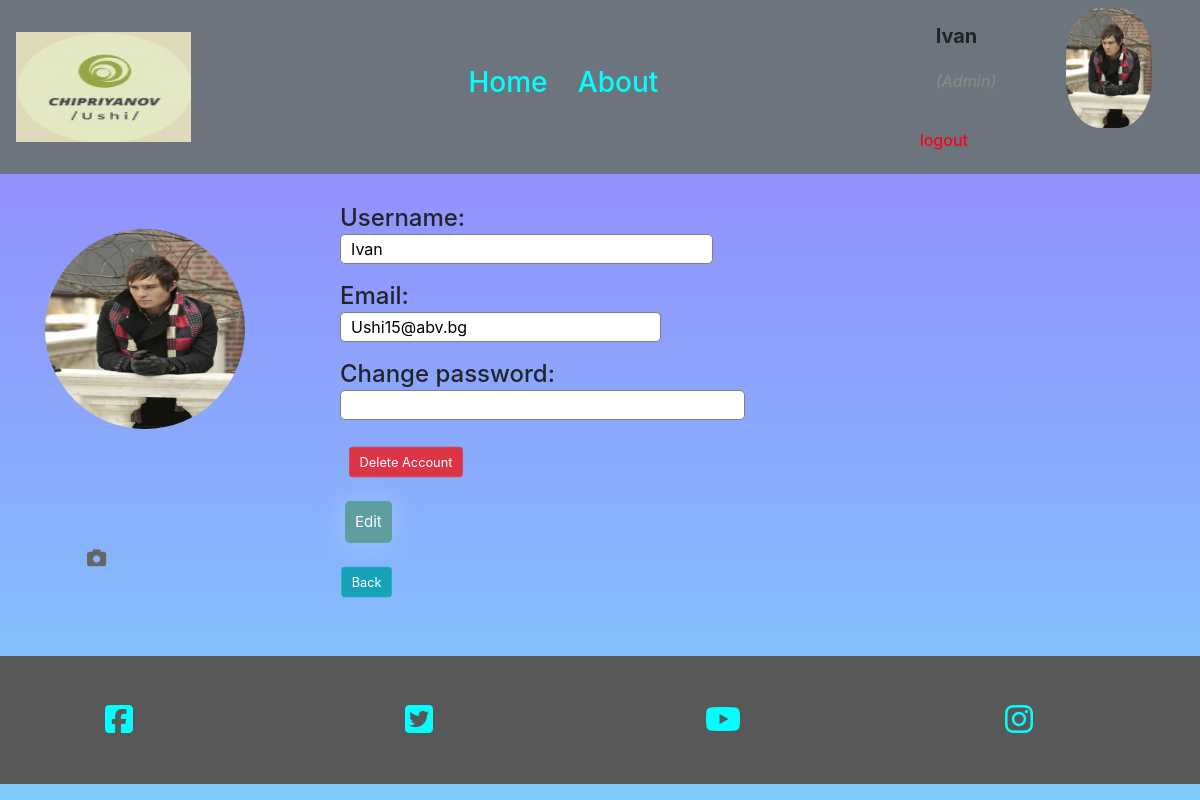
The app's page /profile.php (signed in) with its own data.
### tables this page shows
CREATE TABLE `users` (
  `id` int(10) NOT NULL,
  `username` varchar(100) NOT NULL,
  `email` varchar(100) NOT NULL,
  `user_type` varchar(100) NOT NULL,
  `password` varchar(100) NOT NULL,
  `status` varchar(15) NOT NULL DEFAULT 'No active',
  `profilePic` varchar(255) NOT NULL
);

### profile.php (the view, shortened to what this page needs)
<?php
include 'functions.php';
include 'header.php';
include 'head.php';
?>
<form method="post" enctype="multipart/form-data">
    <div class="container profile">
        <div class="row">
            <div class="col-md-3 col-12">
                <?php
                $q = mysqli_query($db, 'SELECT * FROM users WHERE id=' . $_SESSION["user"]["id"]);
                while ($row = $q->fetch_assoc()) {
                    echo '<div class="img-circle">'
                    ?>
                    <img class="profile-pic" src=<?php echo $row['profilePic'] ?>>
                    <div class="p-image">
                        <i class="fa fa-camera upload-button"></i>
                    </div>
                </div>
            </div>
            <div class="col-md-5 col-12">
                <div class="input-group-access"><h4>
                        <label>Username:
                            <input type="username" name="updateUsername" value=<?php echo $row['username'] ?>>
                        </label>
                    </h4>
                </div>
                <div class="input-group-access">
                    <h4>
                        <label>Email:
                            <input type="email" name="updateEmail" value=<?php echo $row['email'] ?>>
                        </label>
                    </h4>
                </div>
                <div class="input-group-access">
                    <h4>
                        <label>Change password:
                            <input type="password" name="updatePassword" value="">
                        </label>
                    </h4>
                </div>
                <div>
                    <a href="functions.php?delacc=<?php echo $row["id"] ?>" class="btn btn-danger a-btn-slide-text ">Delete Account</a>
                </div>
                <?php
            }
            ?>
            <div class="input-group-access">
                <button type="submit" class="btn" name="profileEdit">Edit</button>
            </div>
            <a href="index.php"  class="btn btn-info" name="back">Back</a>
        </div>
    </div>
</div>
</form>
<?php
include 'footer.php';

### all_style.css (style rules this page uses)
.input-group-access { margin: 10px 0px 10px 10px; }
.input-group-access input { height: 30px; width: 93%; padding: 5px 10px; font-size: 16px; border-radius: 5px; border: 1px solid gray; }
.input-group-access button { padding: 10px; font-size: 15px; color: #FFFFFF; background: #5F9EA0; border: none; border-radius: 5px; }
.col-md-3 { margin-top: 35px; }
button { box-shadow: 0 0 26px 1px #a1c3fe; padding: 12px 45px 12px 45px; transition: 0.3s linear; background: #40C4FF; border-radius: 20px; margin-top: 10px; border: none; outline: none; font-size: 1em; color: #FFFFFF; font-weight: bold; }
.btn { margin: 5px; }
.profile { margin-top: 20px; }
.profile-pic { border-radius: 50%; width: 200px; height: 200px; display: block; }
img { max-width: 100%; height: auto; }
.p-image { position: absolute; left: 57px; bottom: 35px; color: #666666; transition: all .3s cubic-bezier(.175, .885, .32, 1.275); }
.upload-button { font-size: 1.2em; }
a.btn { -webkit-transform: scale(0.8); -moz-transform: scale(0.8); -o-transform: scale(0.8); -webkit-transition-duration: 0.5s; -moz-transition-duration: 0.5s; -o-transition-duration: 0.5s; }

### records on screen
users: profilePic (picture), updateUsername "Ivan", updateEmail "Ushi15@abv.bg"

### other values on screen
$_SESSION['user']['username'] "Ivan"
$_SESSION['user']['user_type'] "Admin"
